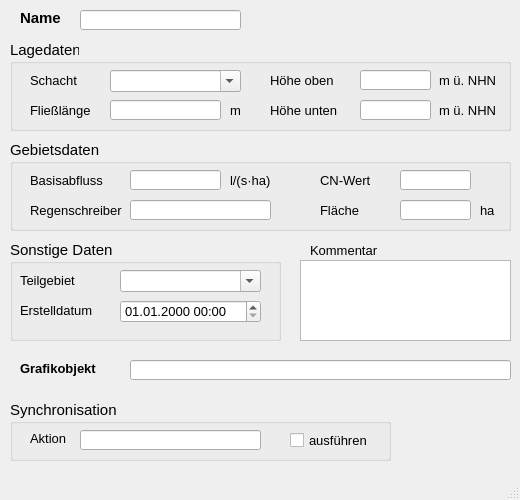
<?xml version="1.0" encoding="UTF-8"?>
<ui version="4.0">
 <class>MainWindow</class>
 <widget class="QMainWindow" name="MainWindow">
  <property name="enabled">
   <bool>true</bool>
  </property>
  <property name="geometry">
   <rect>
    <x>0</x>
    <y>0</y>
    <width>520</width>
    <height>500</height>
   </rect>
  </property>
  <property name="minimumSize">
   <size>
    <width>520</width>
    <height>500</height>
   </size>
  </property>
  <property name="font">
   <font>
    <family>Tahoma</family>
    <pointsize>10</pointsize>
   </font>
  </property>
  <property name="windowTitle">
   <string>Aussengebiete gem. HYSTEM-EXTRAN</string>
  </property>
  <widget class="QWidget" name="centralwidget">
   <widget class="QLabel" name="label">
    <property name="geometry">
     <rect>
      <x>20</x>
      <y>10</y>
      <width>46</width>
      <height>16</height>
     </rect>
    </property>
    <property name="font">
     <font>
      <family>Tahoma</family>
      <pointsize>11</pointsize>
      <weight>75</weight>
      <bold>true</bold>
     </font>
    </property>
    <property name="text">
     <string>Name</string>
    </property>
   </widget>
   <widget class="QLineEdit" name="gebnam">
    <property name="geometry">
     <rect>
      <x>80</x>
      <y>10</y>
      <width>161</width>
      <height>20</height>
     </rect>
    </property>
    <property name="toolTip">
     <string>&lt;html&gt;&lt;head/&gt;&lt;body&gt;&lt;p&gt;Eindeutige Bezeichnung&lt;/p&gt;&lt;/body&gt;&lt;/html&gt;</string>
    </property>
    <property name="statusTip">
     <string>Eindeutige Bezeichnung</string>
    </property>
   </widget>
   <widget class="QTextEdit" name="kommentar">
    <property name="geometry">
     <rect>
      <x>300</x>
      <y>260</y>
      <width>211</width>
      <height>81</height>
     </rect>
    </property>
    <property name="toolTip">
     <string>&lt;html&gt;&lt;head/&gt;&lt;body&gt;&lt;p&gt;Platz für zusätzliche Kommentare&lt;/p&gt;&lt;/body&gt;&lt;/html&gt;</string>
    </property>
    <property name="statusTip">
     <string>Platz für zusätzliche Kommentare</string>
    </property>
   </widget>
   <widget class="QLabel" name="label_19">
    <property name="geometry">
     <rect>
      <x>310</x>
      <y>240</y>
      <width>81</width>
      <height>21</height>
     </rect>
    </property>
    <property name="text">
     <string>Kommentar</string>
    </property>
   </widget>
   <widget class="QGroupBox" name="groupBox_3">
    <property name="geometry">
     <rect>
      <x>10</x>
      <y>240</y>
      <width>271</width>
      <height>101</height>
     </rect>
    </property>
    <property name="font">
     <font>
      <family>Tahoma</family>
      <pointsize>11</pointsize>
     </font>
    </property>
    <property name="title">
     <string>Sonstige Daten</string>
    </property>
    <widget class="QLabel" name="label_14">
     <property name="geometry">
      <rect>
       <x>10</x>
       <y>30</y>
       <width>71</width>
       <height>20</height>
      </rect>
     </property>
     <property name="font">
      <font>
       <family>Tahoma</family>
       <pointsize>10</pointsize>
      </font>
     </property>
     <property name="text">
      <string>Teilgebiet</string>
     </property>
    </widget>
    <widget class="QLabel" name="label_71">
     <property name="geometry">
      <rect>
       <x>10</x>
       <y>60</y>
       <width>151</width>
       <height>21</height>
      </rect>
     </property>
     <property name="font">
      <font>
       <family>Tahoma</family>
       <pointsize>10</pointsize>
      </font>
     </property>
     <property name="text">
      <string>Erstelldatum</string>
     </property>
    </widget>
    <widget class="QComboBox" name="teilgebiet">
     <property name="geometry">
      <rect>
       <x>110</x>
       <y>30</y>
       <width>141</width>
       <height>22</height>
      </rect>
     </property>
     <property name="font">
      <font>
       <family>Tahoma</family>
       <pointsize>10</pointsize>
      </font>
     </property>
     <property name="toolTip">
      <string>&lt;html&gt;&lt;head/&gt;&lt;body&gt;&lt;p&gt;Zuordnung zu definiertem Teilgebiet&lt;/p&gt;&lt;/body&gt;&lt;/html&gt;</string>
     </property>
     <property name="statusTip">
      <string>Zuordnung zu definiertem Teilgebiet</string>
     </property>
     <property name="editable">
      <bool>true</bool>
     </property>
    </widget>
    <widget class="QgsDateTimeEdit" name="createdat">
     <property name="geometry">
      <rect>
       <x>110</x>
       <y>60</y>
       <width>141</width>
       <height>23</height>
      </rect>
     </property>
     <property name="font">
      <font>
       <family>Tahoma</family>
       <pointsize>10</pointsize>
      </font>
     </property>
     <property name="currentSection">
      <enum>QDateTimeEdit::DaySection</enum>
     </property>
     <property name="displayFormat">
      <string>dd.MM.yyyy HH:mm</string>
     </property>
    </widget>
   </widget>
   <widget class="QGroupBox" name="groupBox_4">
    <property name="geometry">
     <rect>
      <x>10</x>
      <y>40</y>
      <width>501</width>
      <height>91</height>
     </rect>
    </property>
    <property name="font">
     <font>
      <family>Tahoma</family>
      <pointsize>11</pointsize>
      <weight>50</weight>
      <bold>false</bold>
     </font>
    </property>
    <property name="title">
     <string>Lagedaten</string>
    </property>
    <widget class="QLabel" name="label_20">
     <property name="geometry">
      <rect>
       <x>20</x>
       <y>30</y>
       <width>70</width>
       <height>21</height>
      </rect>
     </property>
     <property name="font">
      <font>
       <family>Tahoma</family>
       <pointsize>10</pointsize>
       <weight>50</weight>
       <bold>false</bold>
      </font>
     </property>
     <property name="text">
      <string>Schacht</string>
     </property>
    </widget>
    <widget class="QComboBox" name="schnam">
     <property name="geometry">
      <rect>
       <x>100</x>
       <y>30</y>
       <width>131</width>
       <height>22</height>
      </rect>
     </property>
     <property name="font">
      <font>
       <family>Tahoma</family>
       <pointsize>10</pointsize>
       <weight>50</weight>
       <bold>false</bold>
      </font>
     </property>
     <property name="toolTip">
      <string>&lt;html&gt;&lt;head/&gt;&lt;body&gt;&lt;p&gt;Schacht, an den das Außengebiet angeschlossen ist&lt;/p&gt;&lt;/body&gt;&lt;/html&gt;</string>
     </property>
     <property name="statusTip">
      <string>Schacht, an den das Außengebiet angeschlossen ist</string>
     </property>
     <property name="editable">
      <bool>true</bool>
     </property>
    </widget>
    <widget class="QLabel" name="label_12">
     <property name="geometry">
      <rect>
       <x>260</x>
       <y>30</y>
       <width>81</width>
       <height>21</height>
      </rect>
     </property>
     <property name="font">
      <font>
       <family>Tahoma</family>
       <pointsize>10</pointsize>
       <weight>50</weight>
       <bold>false</bold>
      </font>
     </property>
     <property name="text">
      <string>Höhe oben</string>
     </property>
    </widget>
    <widget class="QLineEdit" name="hoeheob">
     <property name="geometry">
      <rect>
       <x>350</x>
       <y>30</y>
       <width>71</width>
       <height>20</height>
      </rect>
     </property>
     <property name="font">
      <font>
       <family>Tahoma</family>
       <pointsize>10</pointsize>
       <weight>50</weight>
       <bold>false</bold>
      </font>
     </property>
     <property name="toolTip">
      <string/>
     </property>
     <property name="statusTip">
      <string/>
     </property>
    </widget>
    <widget class="QLabel" name="label_13">
     <property name="geometry">
      <rect>
       <x>429</x>
       <y>30</y>
       <width>61</width>
       <height>21</height>
      </rect>
     </property>
     <property name="font">
      <font>
       <family>Tahoma</family>
       <pointsize>10</pointsize>
       <weight>50</weight>
       <bold>false</bold>
      </font>
     </property>
     <property name="text">
      <string>m ü. NHN</string>
     </property>
    </widget>
    <widget class="QLabel" name="label_16">
     <property name="geometry">
      <rect>
       <x>260</x>
       <y>60</y>
       <width>81</width>
       <height>21</height>
      </rect>
     </property>
     <property name="font">
      <font>
       <family>Tahoma</family>
       <pointsize>10</pointsize>
       <weight>50</weight>
       <bold>false</bold>
      </font>
     </property>
     <property name="text">
      <string>Höhe unten</string>
     </property>
    </widget>
    <widget class="QLineEdit" name="hoeheun">
     <property name="geometry">
      <rect>
       <x>350</x>
       <y>60</y>
       <width>71</width>
       <height>20</height>
      </rect>
     </property>
     <property name="font">
      <font>
       <family>Tahoma</family>
       <pointsize>10</pointsize>
       <weight>50</weight>
       <bold>false</bold>
      </font>
     </property>
     <property name="toolTip">
      <string/>
     </property>
     <property name="statusTip">
      <string/>
     </property>
    </widget>
    <widget class="QLabel" name="label_15">
     <property name="geometry">
      <rect>
       <x>429</x>
       <y>60</y>
       <width>61</width>
       <height>21</height>
      </rect>
     </property>
     <property name="font">
      <font>
       <family>Tahoma</family>
       <pointsize>10</pointsize>
       <weight>50</weight>
       <bold>false</bold>
      </font>
     </property>
     <property name="text">
      <string>m ü. NHN</string>
     </property>
    </widget>
    <widget class="QLabel" name="label_8">
     <property name="geometry">
      <rect>
       <x>20</x>
       <y>60</y>
       <width>80</width>
       <height>21</height>
      </rect>
     </property>
     <property name="font">
      <font>
       <family>Tahoma</family>
       <pointsize>10</pointsize>
       <weight>50</weight>
       <bold>false</bold>
      </font>
     </property>
     <property name="text">
      <string>Fließlänge</string>
     </property>
    </widget>
    <widget class="QLineEdit" name="fliessweg">
     <property name="geometry">
      <rect>
       <x>100</x>
       <y>60</y>
       <width>111</width>
       <height>20</height>
      </rect>
     </property>
     <property name="font">
      <font>
       <family>Tahoma</family>
       <pointsize>10</pointsize>
       <weight>50</weight>
       <bold>false</bold>
      </font>
     </property>
     <property name="toolTip">
      <string>&lt;html&gt;&lt;head/&gt;&lt;body&gt;&lt;p&gt;Längster Fließweg&lt;/p&gt;&lt;/body&gt;&lt;/html&gt;</string>
     </property>
     <property name="statusTip">
      <string>Längster Fließweg</string>
     </property>
    </widget>
    <widget class="QLabel" name="label_17">
     <property name="geometry">
      <rect>
       <x>220</x>
       <y>60</y>
       <width>16</width>
       <height>21</height>
      </rect>
     </property>
     <property name="font">
      <font>
       <family>Tahoma</family>
       <pointsize>10</pointsize>
       <weight>50</weight>
       <bold>false</bold>
      </font>
     </property>
     <property name="text">
      <string>m</string>
     </property>
    </widget>
   </widget>
   <widget class="QGroupBox" name="groupBox_5">
    <property name="geometry">
     <rect>
      <x>10</x>
      <y>140</y>
      <width>501</width>
      <height>91</height>
     </rect>
    </property>
    <property name="font">
     <font>
      <family>Tahoma</family>
      <pointsize>11</pointsize>
      <weight>50</weight>
      <bold>false</bold>
     </font>
    </property>
    <property name="title">
     <string>Gebietsdaten</string>
    </property>
    <widget class="QLabel" name="label_10">
     <property name="geometry">
      <rect>
       <x>20</x>
       <y>30</y>
       <width>90</width>
       <height>21</height>
      </rect>
     </property>
     <property name="font">
      <font>
       <family>Tahoma</family>
       <pointsize>10</pointsize>
       <weight>50</weight>
       <bold>false</bold>
      </font>
     </property>
     <property name="text">
      <string>Basisabfluss</string>
     </property>
    </widget>
    <widget class="QLineEdit" name="basisabfluss">
     <property name="geometry">
      <rect>
       <x>120</x>
       <y>30</y>
       <width>91</width>
       <height>20</height>
      </rect>
     </property>
     <property name="font">
      <font>
       <family>Tahoma</family>
       <pointsize>10</pointsize>
       <weight>50</weight>
       <bold>false</bold>
      </font>
     </property>
     <property name="toolTip">
      <string>&lt;html&gt;&lt;head/&gt;&lt;body&gt;&lt;p&gt;Zufluss (konstant oder verknüpft mit einem Zeitmuster)&lt;/p&gt;&lt;/body&gt;&lt;/html&gt;</string>
     </property>
     <property name="statusTip">
      <string>Zufluss (konstant oder verknüpft mit einem Zeitmuster)</string>
     </property>
    </widget>
    <widget class="QLabel" name="label_18">
     <property name="geometry">
      <rect>
       <x>220</x>
       <y>30</y>
       <width>51</width>
       <height>21</height>
      </rect>
     </property>
     <property name="font">
      <font>
       <family>Tahoma</family>
       <pointsize>10</pointsize>
       <weight>50</weight>
       <bold>false</bold>
      </font>
     </property>
     <property name="text">
      <string>l/(s·ha)</string>
     </property>
    </widget>
    <widget class="QLabel" name="label_5">
     <property name="geometry">
      <rect>
       <x>20</x>
       <y>60</y>
       <width>100</width>
       <height>21</height>
      </rect>
     </property>
     <property name="font">
      <font>
       <family>Tahoma</family>
       <pointsize>10</pointsize>
       <weight>50</weight>
       <bold>false</bold>
      </font>
     </property>
     <property name="text">
      <string>Regenschreiber</string>
     </property>
    </widget>
    <widget class="QLineEdit" name="regenschreiber">
     <property name="geometry">
      <rect>
       <x>120</x>
       <y>60</y>
       <width>141</width>
       <height>20</height>
      </rect>
     </property>
     <property name="font">
      <font>
       <family>Tahoma</family>
       <pointsize>10</pointsize>
       <weight>50</weight>
       <bold>false</bold>
      </font>
     </property>
     <property name="toolTip">
      <string/>
     </property>
     <property name="statusTip">
      <string/>
     </property>
    </widget>
    <widget class="QLabel" name="label_4">
     <property name="geometry">
      <rect>
       <x>310</x>
       <y>30</y>
       <width>80</width>
       <height>21</height>
      </rect>
     </property>
     <property name="font">
      <font>
       <family>Tahoma</family>
       <pointsize>10</pointsize>
       <weight>50</weight>
       <bold>false</bold>
      </font>
     </property>
     <property name="text">
      <string>CN-Wert</string>
     </property>
    </widget>
    <widget class="QLineEdit" name="cn">
     <property name="geometry">
      <rect>
       <x>390</x>
       <y>30</y>
       <width>71</width>
       <height>20</height>
      </rect>
     </property>
     <property name="font">
      <font>
       <family>Tahoma</family>
       <pointsize>10</pointsize>
       <weight>50</weight>
       <bold>false</bold>
      </font>
     </property>
     <property name="toolTip">
      <string>&lt;html&gt;&lt;head/&gt;&lt;body&gt;&lt;p&gt;runoff curve-number (aus Tabelle i.d.R. 25 - 90)&lt;/p&gt;&lt;/body&gt;&lt;/html&gt;</string>
     </property>
     <property name="statusTip">
      <string>runoff curve-number (aus Tabelle i.d.R. 25 - 90)</string>
     </property>
    </widget>
    <widget class="QLabel" name="label_9">
     <property name="geometry">
      <rect>
       <x>310</x>
       <y>60</y>
       <width>51</width>
       <height>21</height>
      </rect>
     </property>
     <property name="font">
      <font>
       <family>Tahoma</family>
       <pointsize>10</pointsize>
       <weight>50</weight>
       <bold>false</bold>
      </font>
     </property>
     <property name="text">
      <string>Fläche</string>
     </property>
    </widget>
    <widget class="QLineEdit" name="flaeche">
     <property name="enabled">
      <bool>true</bool>
     </property>
     <property name="geometry">
      <rect>
       <x>390</x>
       <y>60</y>
       <width>71</width>
       <height>20</height>
      </rect>
     </property>
     <property name="font">
      <font>
       <family>Tahoma</family>
       <pointsize>10</pointsize>
       <weight>50</weight>
       <italic>true</italic>
       <bold>false</bold>
      </font>
     </property>
     <property name="toolTip">
      <string/>
     </property>
     <property name="statusTip">
      <string/>
     </property>
     <property name="inputMask">
      <string/>
     </property>
     <property name="text">
      <string/>
     </property>
     <property name="readOnly">
      <bool>true</bool>
     </property>
    </widget>
    <widget class="QLabel" name="label_21">
     <property name="geometry">
      <rect>
       <x>470</x>
       <y>60</y>
       <width>21</width>
       <height>21</height>
      </rect>
     </property>
     <property name="font">
      <font>
       <family>Tahoma</family>
       <pointsize>10</pointsize>
       <weight>50</weight>
       <bold>false</bold>
      </font>
     </property>
     <property name="text">
      <string>ha</string>
     </property>
    </widget>
   </widget>
   <widget class="QLabel" name="label_22">
    <property name="geometry">
     <rect>
      <x>20</x>
      <y>360</y>
      <width>101</width>
      <height>16</height>
     </rect>
    </property>
    <property name="font">
     <font>
      <family>Tahoma</family>
      <pointsize>10</pointsize>
      <weight>75</weight>
      <bold>true</bold>
     </font>
    </property>
    <property name="text">
     <string>Grafikobjekt</string>
    </property>
   </widget>
   <widget class="QGroupBox" name="groupBox_sync">
    <property name="geometry">
     <rect>
      <x>10</x>
      <y>400</y>
      <width>381</width>
      <height>61</height>
     </rect>
    </property>
    <property name="font">
     <font>
      <family>Tahoma</family>
      <pointsize>11</pointsize>
     </font>
    </property>
    <property name="title">
     <string>Synchronisation</string>
    </property>
    <widget class="QCheckBox" name="status">
     <property name="geometry">
      <rect>
       <x>280</x>
       <y>30</y>
       <width>101</width>
       <height>21</height>
      </rect>
     </property>
     <property name="font">
      <font>
       <family>Tahoma</family>
       <pointsize>10</pointsize>
      </font>
     </property>
     <property name="toolTip">
      <string>Synchronisation aktivieren</string>
     </property>
     <property name="statusTip">
      <string>Synchronisation aktivieren</string>
     </property>
     <property name="text">
      <string>ausführen</string>
     </property>
    </widget>
    <widget class="QLabel" name="label_23">
     <property name="geometry">
      <rect>
       <x>20</x>
       <y>30</y>
       <width>51</width>
       <height>16</height>
      </rect>
     </property>
     <property name="font">
      <font>
       <family>Tahoma</family>
       <pointsize>10</pointsize>
      </font>
     </property>
     <property name="text">
      <string>Aktion</string>
     </property>
    </widget>
    <widget class="QLineEdit" name="aktion">
     <property name="geometry">
      <rect>
       <x>70</x>
       <y>30</y>
       <width>181</width>
       <height>20</height>
      </rect>
     </property>
     <property name="toolTip">
      <string>&lt;html&gt;&lt;head/&gt;&lt;body&gt;&lt;p&gt;Maßnahme zur Synchronisation&lt;/p&gt;&lt;/body&gt;&lt;/html&gt;</string>
     </property>
     <property name="statusTip">
      <string>Maßnahme zur Synchronisation</string>
     </property>
    </widget>
   </widget>
   <widget class="QLineEdit" name="objekt">
    <property name="geometry">
     <rect>
      <x>130</x>
      <y>360</y>
      <width>381</width>
      <height>20</height>
     </rect>
    </property>
    <property name="toolTip">
     <string>&lt;html&gt;&lt;head/&gt;&lt;body&gt;&lt;p&gt;Textbeschreibung (WKT) des Grafikobjekts&lt;/p&gt;&lt;/body&gt;&lt;/html&gt;</string>
    </property>
    <property name="statusTip">
     <string>Textbeschreibung des Grafikobjekts</string>
    </property>
   </widget>
  </widget>
  <widget class="QMenuBar" name="menubar">
   <property name="geometry">
    <rect>
     <x>0</x>
     <y>0</y>
     <width>520</width>
     <height>22</height>
    </rect>
   </property>
  </widget>
  <widget class="QStatusBar" name="statusbar"/>
 </widget>
 <customwidgets>
  <customwidget>
   <class>QgsDateTimeEdit</class>
   <extends>QDateTimeEdit</extends>
   <header>qgsdatetimeedit.h</header>
  </customwidget>
 </customwidgets>
 <tabstops>
  <tabstop>gebnam</tabstop>
  <tabstop>schnam</tabstop>
  <tabstop>regenschreiber</tabstop>
  <tabstop>teilgebiet</tabstop>
  <tabstop>createdat</tabstop>
  <tabstop>hoeheob</tabstop>
  <tabstop>hoeheun</tabstop>
  <tabstop>fliessweg</tabstop>
  <tabstop>basisabfluss</tabstop>
  <tabstop>cn</tabstop>
  <tabstop>flaeche</tabstop>
  <tabstop>kommentar</tabstop>
 </tabstops>
 <resources/>
 <connections/>
</ui>
